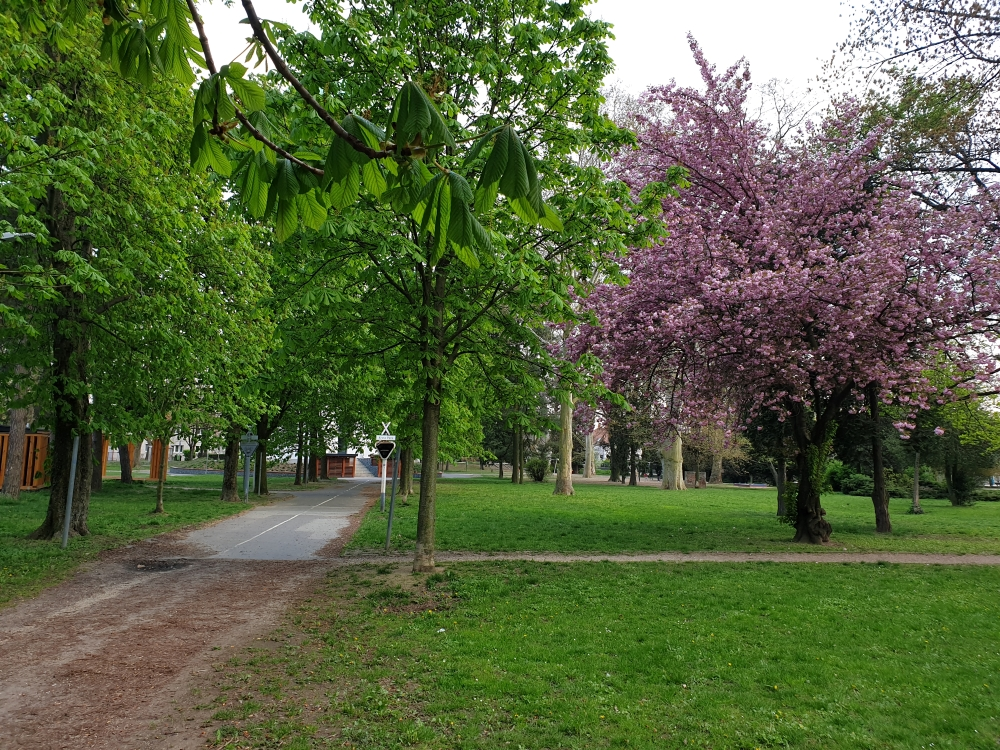
#> input picture kepek/park1s.jpg, 1000 x 750 px
$ python pano.py
#> lines starting #> are read from the running program, lines starting #| are printed output that depends on the picture
import cv2
import numpy as np
import random

### FUTTATASI PARAMETEREK
kep1 = 'kepek/park1s.jpg'
kep2 = 'kepek/park2s.jpg'
kimenet = 'kepek/out/park_pano1.jpg'
gaussian_zaj = True
so_bors_zaj = False


### ATMERETEZES
# [32 lines left out: functions resized, warp, not called in this run]


### GAUSSIAN-ZAJ
# forras: https://gist.github.com/Prasad9/28f6a2df8e8d463c6ddd040f4f6a028a#gistcomment-2857098
def add_g_noise(img):
    mean = 1
    var = 100
    sigma = var ** 0.9
    gaussian0 = np.random.normal(mean, sigma, img.shape[:2])
    gaussian1 = np.random.normal(mean, sigma, img.shape[:2])
    gaussian2 = np.random.normal(mean, sigma, img.shape[:2])
    noisy_image = np.zeros(img.shape, np.float32)
    if len(img.shape) == 2:
        noisy_image = img + gaussian0
    else:
        noisy_image[:, :, 0] = img[:, :, 0] + gaussian0
        noisy_image[:, :, 2] = img[:, :, 2] + gaussian1
        noisy_image[:, :, 1] = img[:, :, 1] + gaussian2
    cv2.normalize(noisy_image, noisy_image, 0, 255, cv2.NORM_MINMAX, dtype=-1)
    noisy_image = noisy_image.astype(np.uint8)

    # [5 lines of commented-out code are left out]

    return noisy_image


### SO-BORS ZAJ
# forras: https://www.geeksforgeeks.org/add-a-salt-and-pepper-noise-to-an-image-with-python/
# [31 lines left out: function add_noise, not called in this run]


### START
# Kepek betoltese
img1 = cv2.imread(kep1)
#> img1 is the input picture: shape (750, 1000, 3); mean B, G, R 62.1, 99.7, 86.6
img2 = cv2.imread(kep2)
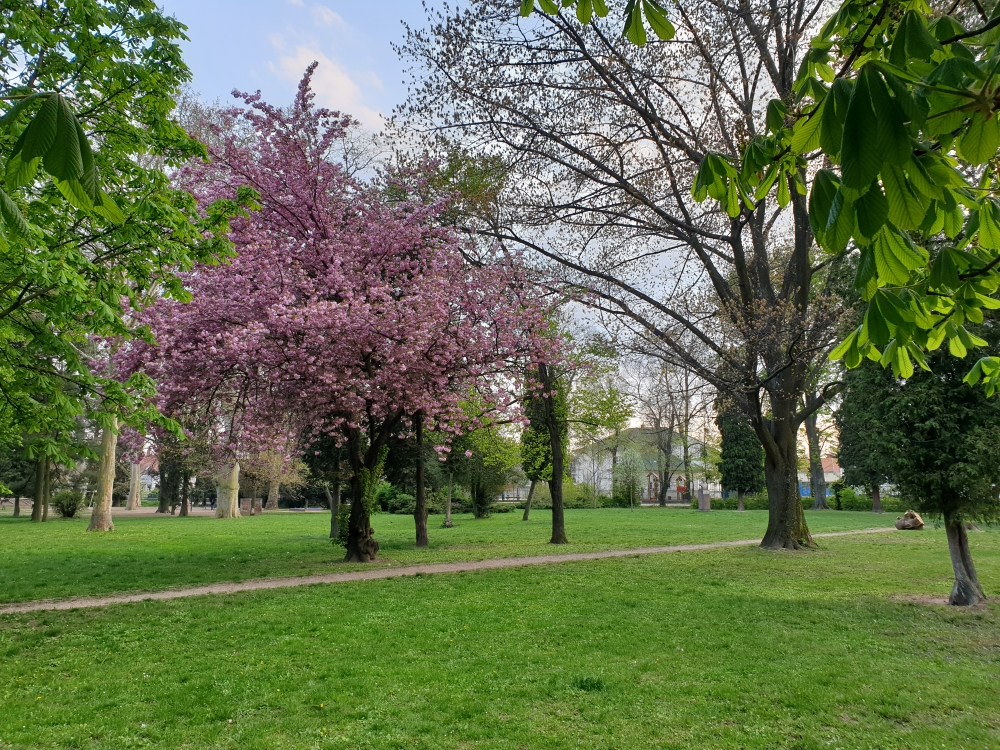
#> input picture kepek/park2s.jpg, 1000 x 750 px
#> img2 is the input picture: shape (750, 1000, 3); mean B, G, R 74.2, 111.4, 97.6

# Gaussian-zaj hozzaadasa az elso kephez
if (gaussian_zaj): img1 = add_g_noise(img1)
#> in add_g_noise, `noisy_image[:, :, 0] = img[:, :, 0] + gaussian0`:
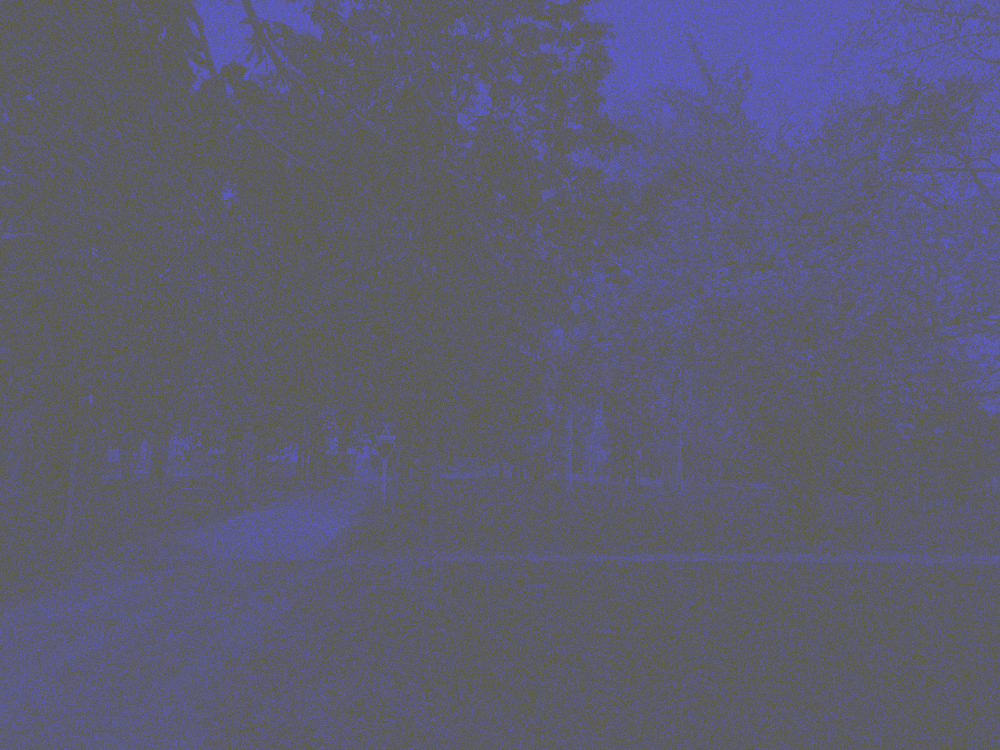
#> noisy_image: shape (750, 1000, 3) float32; mean B, G, R 63.3, 0, 0; drawn with min black and max white
#> in add_g_noise, `noisy_image[:, :, 2] = img[:, :, 2] + gaussian1`:
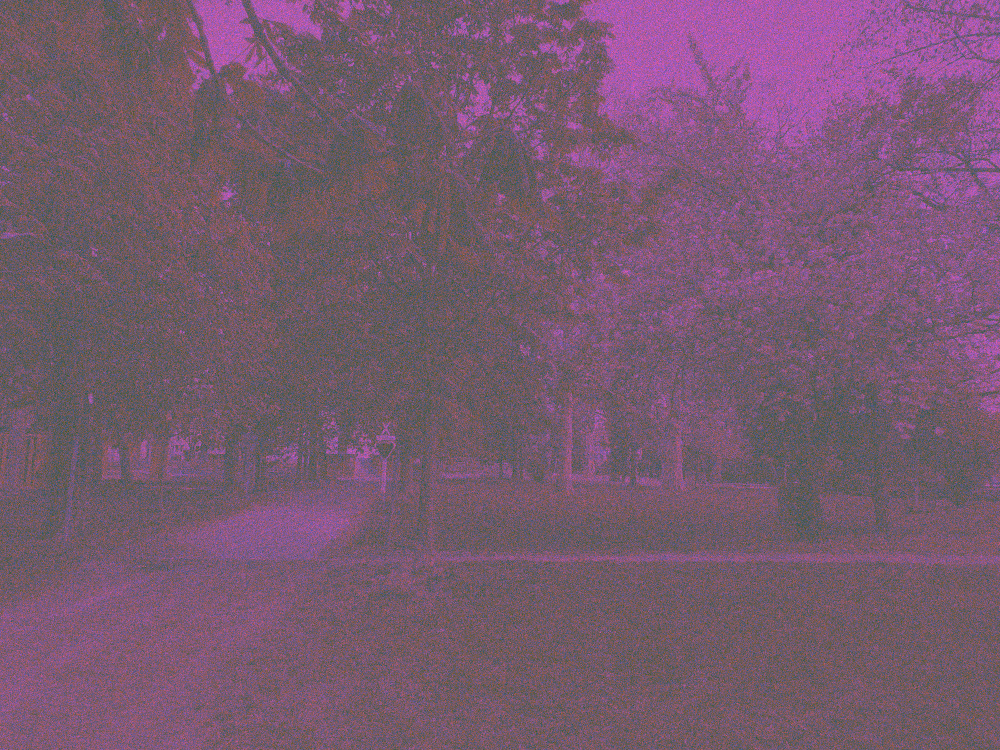
#> noisy_image: shape (750, 1000, 3) float32; mean B, G, R 63.3, 0, 87.6; drawn with min black and max white

# Konvertalas szurkearnyalatra
img1_gray = cv2.cvtColor(img1, cv2.COLOR_BGR2GRAY)
img2_gray = cv2.cvtColor(img2, cv2.COLOR_BGR2GRAY)
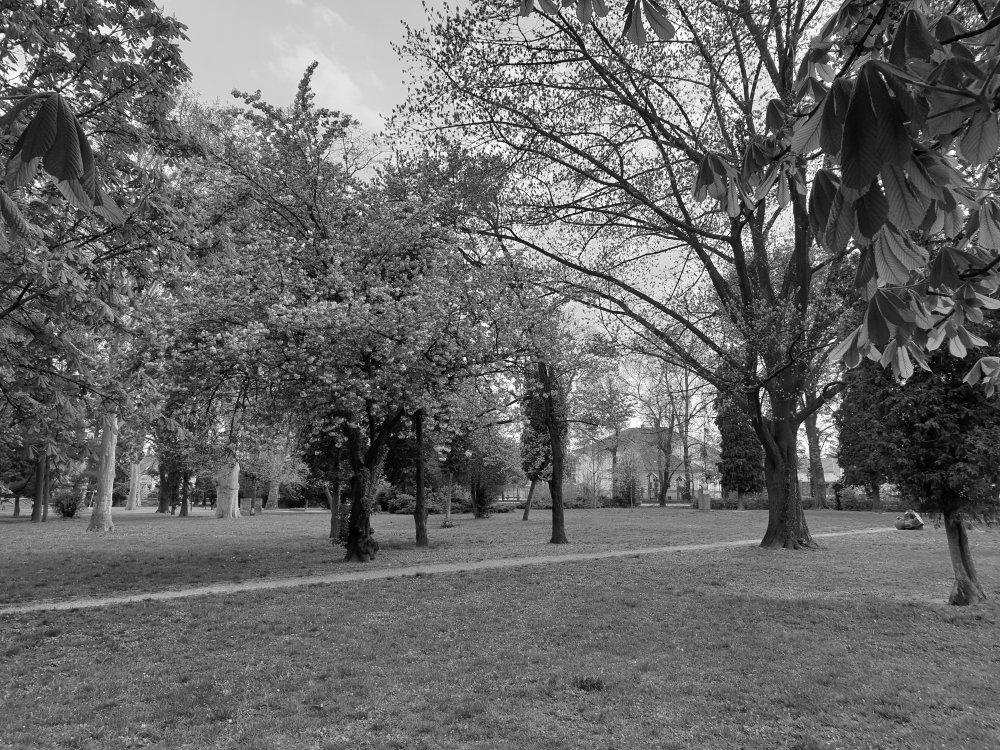
#> img2_gray: shape (750, 1000); min 0, max 255, mean 103

# So-bors zaj hozzaadasa mindket kephez
if (so_bors_zaj):
    img1_gray = add_noise(img1_gray)
    img2_gray = add_noise(img2_gray)

# Kulcspontok keresese es leiro keszitese
orb = cv2.ORB_create(nfeatures=2000)
keyPts1, descriptors1 = orb.detectAndCompute(img1_gray, None)
#> keyPts1 = 1811 keypoints; strongest (x, y, size): (465, 78, 31), (385, 433, 31), (909, 171, 31), (199, 445, 31)
keyPts2, descriptors2 = orb.detectAndCompute(img2_gray, None)
#> keyPts2 = 2000 keypoints; strongest (x, y, size): (503, 120, 31), (535, 61, 31), (629, 181, 31), (500, 138, 31)

# Kulcspontok kepre rajzolasa
img1_keypts = cv2.drawKeypoints(img1_gray, keyPts1, None, (255, 0, 255))
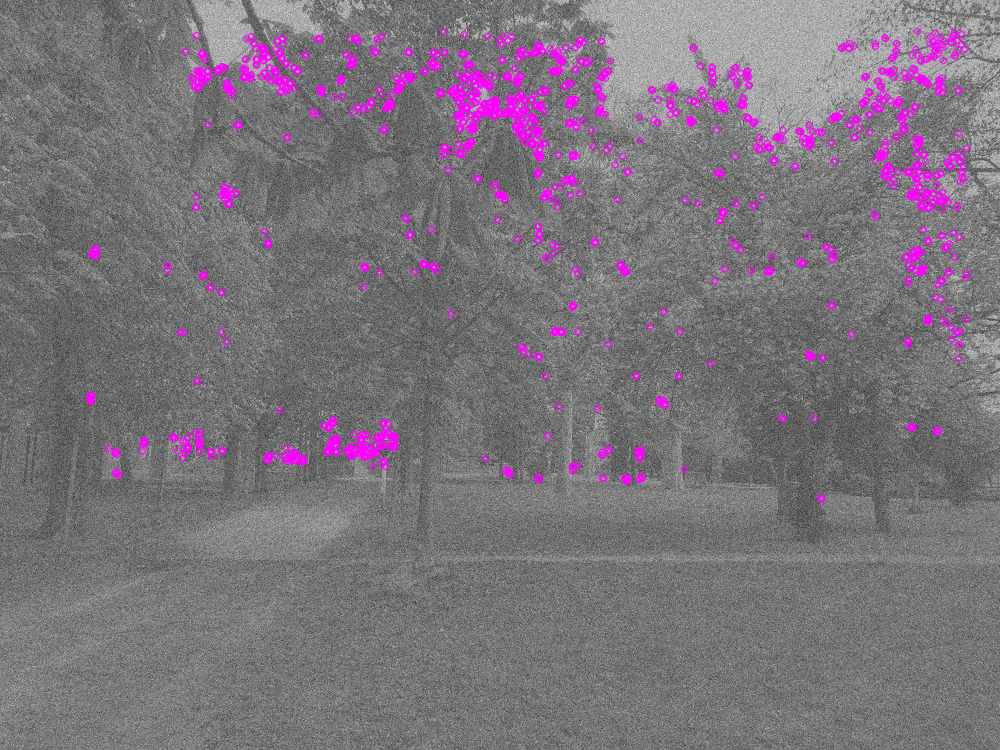
#> img1_keypts: shape (750, 1000, 3); mean of channels 0, 1, 2 123, 114.8, 123; drawn as B, G, R
img2_keypts = cv2.drawKeypoints(img2_gray, keyPts2, None, (255, 0, 255))
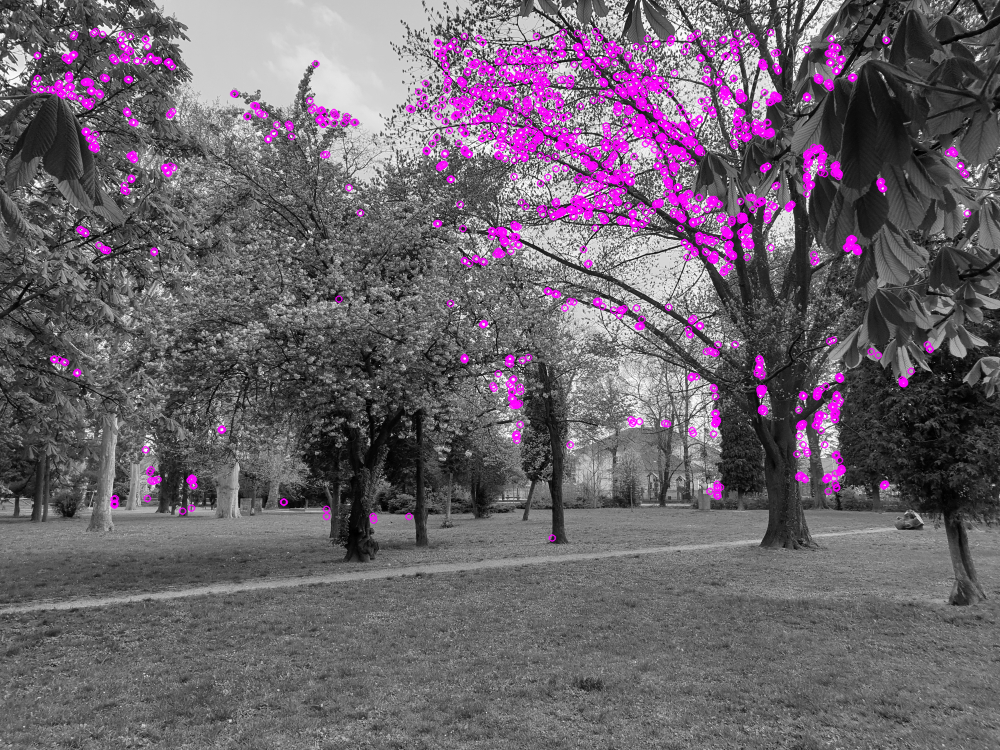
#> img2_keypts: shape (750, 1000, 3); mean of channels 0, 1, 2 107.7, 97.9, 107.7; drawn as B, G, R

# Kulcspontok osszehasonlitasa es parositasa
bfm = cv2.BFMatcher_create(cv2.NORM_HAMMING)
commonPts = bfm.knnMatch(descriptors1, descriptors2, k=2)
#> commonPts = 1811 matches

# Legjobb egyezesek keresese
bestPts = []
for m, n in commonPts:
    if m.distance < 0.6 * n.distance:
        bestPts.append(m)
#> after the loop, bestPts = 5 matches

elvaras = 10

# Ha legalabb 10 egyezo pontot talalt akkor torzitas majd osszefuzes
if len(bestPts) > elvaras:
    scr_pts = np.float32([keyPts1[m.queryIdx].pt for m in bestPts]).reshape(-1, 1, 2)
    dst_pts = np.float32([keyPts2[m.trainIdx].pt for m in bestPts]).reshape(-1, 1, 2)

    H, m = cv2.findHomography(scr_pts, dst_pts, cv2.RANSAC, 5.0)

    if so_bors_zaj: result = warp(img2_gray, img1_gray, H)
    else: result = warp(img2, img1, H)

    felirat = "Gaussian: " + str(gaussian_zaj) + " | So-Bors: " + str(so_bors_zaj)

    cv2.putText(result, felirat, (70, 70), cv2.FONT_HERSHEY_COMPLEX_SMALL, 1, (200, 200, 200), 2, cv2.LINE_8)

    cv2.imshow("eredmeny", resized(result, 0.5))
    cv2.imwrite(kimenet, result)

else:
    print("Nem talalhato elegendo egyezo keppont a ket kepen.")

cv2.waitKey(0)

### EGEYBEK ###
"""
### EGYEZO PONTOK OSSZEKOTESE
def draw_matches(img1, img2, keyP1, keyP2, commonPts):
    r, c = img1.shape[:2]
    r1, c1 = img2.shape[:2]

    imgToReturn = np.zeros((max([r, r1]), c + c1, 3), dtype='uint8')
    imgToReturn[:r, :c, :] = np.dstack([img1, img1, img1])
    imgToReturn[:r1, c:c + c1, :] = np.dstack([img2, img2, img2])

    for match in commonPts:
        img1_idx = match.queryIdx
        img2_idx = match.trainIdx
        (x1, y1) = keyP1[img1_idx].pt
        (x2, y2) = keyP2[img2_idx].pt

        cv2.circle(imgToReturn, (int(x1), int(y1)), 4, (0, 255, 255), 1)
        cv2.circle(imgToReturn, (int(x2) + c, int(y2)), 4, (0, 255, 255), 1)

        cv2.line(imgToReturn, (int(x1), int(y1)), (int(x2) + c, int(y2)), (0, 255, 255), 1)

    return imgToReturn

# Szurke kepek megmutatasa
cv2.imshow("1 szurke", resized(img1_gray, 1))
cv2.imshow("2 szurke", resized(img2_gray, 1))

# Kulcspontos kepek megmutatasa
cv2.imshow("1 kulcspontok", resized(img1_keypts, 1))
cv2.imshow("2 kulcspontok", resized(img2_keypts, 1))

# egyezonek felismert pontok osszekotese
all_matches = []
for m, n in commonPts:
    all_matches.append(m)
img3 = draw_matctes(img1_gray, img2_gray, keyPts1, keyPts2, all_matches[:30])

# Osszekottetesek megmutatasa
cv2.imshow("osszekottetesek", resized(img3, 0.5))

# Legjobb egyezesek kepre rajzolasa
img1_bestCommPts = cv2.drawKeypoints(img1_gray, [keyPts1[m.queryIdx] for m in bestPts], None, (255, 0, 255))
img2_bestCommPts = cv2.drawKeypoints(img2_gray, [keyPts2[m.queryIdx] for m in bestPts], None, (255, 0, 255))

# Legjobb egyezesek megmutatasa (kulon kepen)
cv2.imshow("Legjobb kulcspontok1", img1_bestCommPts)
cv2.imshow("Legjobb kulcspontok2", img2_bestCommPts)

# Legjobb egyezesek osszekotese es megmutatasa
img4 = draw_matctes(img1_gray, img2_gray, keyPts1, keyPts2, bestPts)
cv2.imshow("osszekottetesek2", resized(img4, 0.6))
"""
